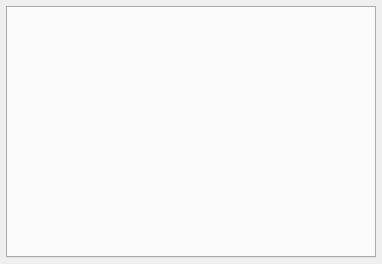
<?xml version="1.0" encoding="UTF-8"?>
<ui version="4.0">
 <class>McuMonitor</class>
 <widget class="QDialog" name="McuMonitor">
  <property name="geometry">
   <rect>
    <x>0</x>
    <y>0</y>
    <width>382</width>
    <height>264</height>
   </rect>
  </property>
  <property name="windowTitle">
   <string>Dialog</string>
  </property>
  <layout class="QVBoxLayout" name="verticalLayout">
   <property name="leftMargin">
    <number>6</number>
   </property>
   <property name="topMargin">
    <number>6</number>
   </property>
   <property name="rightMargin">
    <number>6</number>
   </property>
   <property name="bottomMargin">
    <number>6</number>
   </property>
   <item>
    <widget class="QTabWidget" name="tabWidget">
     <property name="currentIndex">
      <number>-1</number>
     </property>
    </widget>
   </item>
  </layout>
 </widget>
 <resources/>
 <connections/>
</ui>
